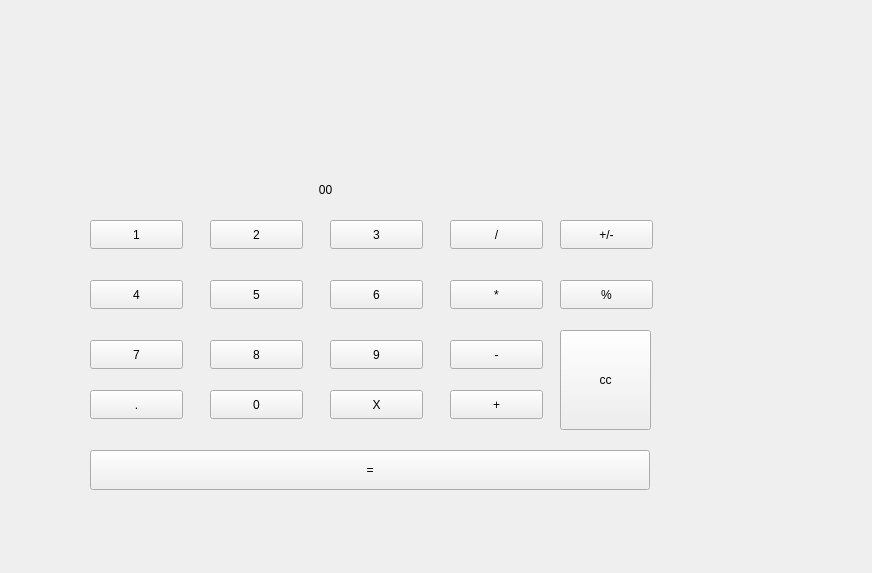
<?xml version="1.0" encoding="UTF-8"?>
<ui version="4.0">
 <class>MainWindow</class>
 <widget class="QMainWindow" name="MainWindow">
  <property name="geometry">
   <rect>
    <x>0</x>
    <y>0</y>
    <width>872</width>
    <height>573</height>
   </rect>
  </property>
  <property name="windowTitle">
   <string>MainWindow</string>
  </property>
  <widget class="QWidget" name="centralwidget">
   <widget class="QPushButton" name="pushButton_5">
    <property name="geometry">
     <rect>
      <x>210</x>
      <y>280</y>
      <width>93</width>
      <height>29</height>
     </rect>
    </property>
    <property name="text">
     <string>5</string>
    </property>
   </widget>
   <widget class="QPushButton" name="pushButton_2">
    <property name="geometry">
     <rect>
      <x>210</x>
      <y>220</y>
      <width>93</width>
      <height>29</height>
     </rect>
    </property>
    <property name="text">
     <string>2</string>
    </property>
   </widget>
   <widget class="QPushButton" name="pushButton_1">
    <property name="geometry">
     <rect>
      <x>90</x>
      <y>220</y>
      <width>93</width>
      <height>29</height>
     </rect>
    </property>
    <property name="text">
     <string>1</string>
    </property>
   </widget>
   <widget class="QPushButton" name="pushButton_4">
    <property name="geometry">
     <rect>
      <x>90</x>
      <y>280</y>
      <width>93</width>
      <height>29</height>
     </rect>
    </property>
    <property name="text">
     <string>4</string>
    </property>
   </widget>
   <widget class="QPushButton" name="pushButton_6">
    <property name="geometry">
     <rect>
      <x>330</x>
      <y>280</y>
      <width>93</width>
      <height>29</height>
     </rect>
    </property>
    <property name="text">
     <string>6</string>
    </property>
   </widget>
   <widget class="QPushButton" name="pushButton_3">
    <property name="geometry">
     <rect>
      <x>330</x>
      <y>220</y>
      <width>93</width>
      <height>29</height>
     </rect>
    </property>
    <property name="text">
     <string>3</string>
    </property>
   </widget>
   <widget class="QPushButton" name="pushButton_7">
    <property name="geometry">
     <rect>
      <x>90</x>
      <y>340</y>
      <width>93</width>
      <height>29</height>
     </rect>
    </property>
    <property name="text">
     <string>7</string>
    </property>
   </widget>
   <widget class="QPushButton" name="pushButton_8">
    <property name="geometry">
     <rect>
      <x>210</x>
      <y>340</y>
      <width>93</width>
      <height>29</height>
     </rect>
    </property>
    <property name="text">
     <string>8</string>
    </property>
   </widget>
   <widget class="QPushButton" name="pushButton_9">
    <property name="geometry">
     <rect>
      <x>330</x>
      <y>340</y>
      <width>93</width>
      <height>29</height>
     </rect>
    </property>
    <property name="text">
     <string>9</string>
    </property>
   </widget>
   <widget class="QPushButton" name="pushButton_equal">
    <property name="geometry">
     <rect>
      <x>90</x>
      <y>450</y>
      <width>560</width>
      <height>40</height>
     </rect>
    </property>
    <property name="text">
     <string>=</string>
    </property>
   </widget>
   <widget class="QPushButton" name="pushButton_plus">
    <property name="geometry">
     <rect>
      <x>450</x>
      <y>390</y>
      <width>93</width>
      <height>29</height>
     </rect>
    </property>
    <property name="text">
     <string>+</string>
    </property>
   </widget>
   <widget class="QPushButton" name="pushButton_minus">
    <property name="geometry">
     <rect>
      <x>450</x>
      <y>340</y>
      <width>93</width>
      <height>29</height>
     </rect>
    </property>
    <property name="text">
     <string>-</string>
    </property>
   </widget>
   <widget class="QPushButton" name="pushButton_clear">
    <property name="geometry">
     <rect>
      <x>560</x>
      <y>330</y>
      <width>91</width>
      <height>100</height>
     </rect>
    </property>
    <property name="text">
     <string>cc</string>
    </property>
   </widget>
   <widget class="QPushButton" name="pushButton_0">
    <property name="geometry">
     <rect>
      <x>210</x>
      <y>390</y>
      <width>93</width>
      <height>29</height>
     </rect>
    </property>
    <property name="text">
     <string>0</string>
    </property>
   </widget>
   <widget class="QPushButton" name="pushButton_decimal">
    <property name="geometry">
     <rect>
      <x>90</x>
      <y>390</y>
      <width>93</width>
      <height>29</height>
     </rect>
    </property>
    <property name="text">
     <string>.</string>
    </property>
   </widget>
   <widget class="QPushButton" name="pushButton_multiply">
    <property name="geometry">
     <rect>
      <x>450</x>
      <y>280</y>
      <width>93</width>
      <height>29</height>
     </rect>
    </property>
    <property name="text">
     <string>*</string>
    </property>
   </widget>
   <widget class="QPushButton" name="pushButton_div">
    <property name="geometry">
     <rect>
      <x>450</x>
      <y>220</y>
      <width>93</width>
      <height>29</height>
     </rect>
    </property>
    <property name="text">
     <string>/</string>
    </property>
   </widget>
   <widget class="QLabel" name="label">
    <property name="geometry">
     <rect>
      <x>90</x>
      <y>140</y>
      <width>471</width>
      <height>100</height>
     </rect>
    </property>
    <property name="text">
     <string>00</string>
    </property>
    <property name="alignment">
     <set>Qt::AlignCenter</set>
    </property>
   </widget>
   <widget class="QPushButton" name="pushButton_plusminus">
    <property name="geometry">
     <rect>
      <x>560</x>
      <y>220</y>
      <width>93</width>
      <height>29</height>
     </rect>
    </property>
    <property name="text">
     <string>+/-</string>
    </property>
   </widget>
   <widget class="QPushButton" name="pushButton_percent">
    <property name="geometry">
     <rect>
      <x>560</x>
      <y>280</y>
      <width>93</width>
      <height>29</height>
     </rect>
    </property>
    <property name="text">
     <string>%</string>
    </property>
   </widget>
   <widget class="QPushButton" name="pushButton">
    <property name="geometry">
     <rect>
      <x>330</x>
      <y>390</y>
      <width>93</width>
      <height>29</height>
     </rect>
    </property>
    <property name="text">
     <string>X</string>
    </property>
   </widget>
  </widget>
 </widget>
 <resources/>
 <connections/>
</ui>
